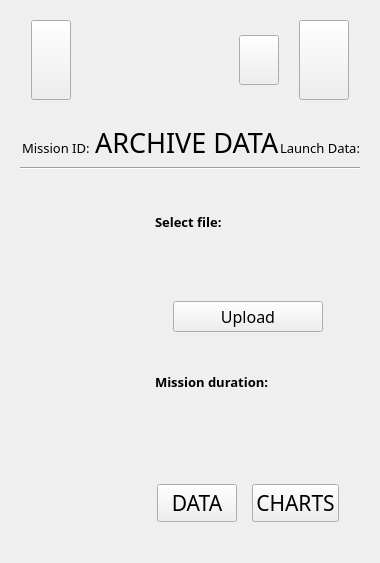
      <widget class="QWidget" name="archiveData">
       <property name="sizePolicy">
        <sizepolicy hsizetype="Expanding" vsizetype="Preferred">
         <horstretch>0</horstretch>
         <verstretch>0</verstretch>
        </sizepolicy>
       </property>
       <layout class="QVBoxLayout" name="verticalLayout">
        <item>
         <widget class="QWidget" name="upperContainer" native="true">
          <property name="sizePolicy">
           <sizepolicy hsizetype="Preferred" vsizetype="Minimum">
            <horstretch>0</horstretch>
            <verstretch>0</verstretch>
           </sizepolicy>
          </property>
          <property name="maximumSize">
           <size>
            <width>16777215</width>
            <height>200</height>
           </size>
          </property>
          <layout class="QHBoxLayout" name="horizontalLayout">
           <property name="spacing">
            <number>0</number>
           </property>
           <property name="leftMargin">
            <number>0</number>
           </property>
           <property name="topMargin">
            <number>0</number>
           </property>
           <property name="rightMargin">
            <number>0</number>
           </property>
           <property name="bottomMargin">
            <number>0</number>
           </property>
           <item alignment="Qt::AlignLeft">
            <widget class="QWidget" name="leftSubContainer" native="true">
             <layout class="QHBoxLayout" name="horizontalLayout_2">
              <property name="spacing">
               <number>10</number>
              </property>
              <property name="leftMargin">
               <number>20</number>
              </property>
              <property name="rightMargin">
               <number>20</number>
              </property>
              <item>
               <widget class="QPushButton" name="returnBtn">
                <property name="maximumSize">
                 <size>
                  <width>100</width>
                  <height>100</height>
                 </size>
                </property>
                <property name="text">
                 <string/>
                </property>
                <property name="icon">
                 <iconset resource="assets/resources.qrc">
                  <normaloff>:/icons/icons/yellow_pack/arrow-left-circle.svg</normaloff>:/icons/icons/yellow_pack/arrow-left-circle.svg</iconset>
                </property>
                <property name="iconSize">
                 <size>
                  <width>50</width>
                  <height>50</height>
                 </size>
                </property>
               </widget>
              </item>
             </layout>
            </widget>
           </item>
           <item alignment="Qt::AlignHCenter">
            <widget class="QWidget" name="midSubContainer" native="true">
             <layout class="QHBoxLayout" name="horizontalLayout_5">
              <item>
               <widget class="QLabel" name="superclusterLogo">
                <property name="minimumSize">
                 <size>
                  <width>110</width>
                  <height>80</height>
                 </size>
                </property>
                <property name="maximumSize">
                 <size>
                  <width>110</width>
                  <height>80</height>
                 </size>
                </property>
                <property name="text">
                 <string/>
                </property>
                <property name="pixmap">
                 <pixmap resource="assets/resources.qrc">:/pixmap/icons/logo/logo_3.png</pixmap>
                </property>
                <property name="scaledContents">
                 <bool>true</bool>
                </property>
                <property name="alignment">
                 <set>Qt::AlignCenter</set>
                </property>
               </widget>
              </item>
             </layout>
            </widget>
           </item>
           <item alignment="Qt::AlignRight">
            <widget class="QWidget" name="rightSubContainer" native="true">
             <layout class="QHBoxLayout" name="horizontalLayout_6">
              <property name="spacing">
               <number>20</number>
              </property>
              <property name="leftMargin">
               <number>20</number>
              </property>
              <property name="rightMargin">
               <number>20</number>
              </property>
              <item>
               <widget class="QPushButton" name="settingsBtn">
                <property name="minimumSize">
                 <size>
                  <width>0</width>
                  <height>50</height>
                 </size>
                </property>
                <property name="maximumSize">
                 <size>
                  <width>50</width>
                  <height>50</height>
                 </size>
                </property>
                <property name="styleSheet">
                 <string notr="true"/>
                </property>
                <property name="text">
                 <string/>
                </property>
                <property name="icon">
                 <iconset resource="assets/resources.qrc">
                  <normaloff>:/icons/icons/yellow_pack/settings.svg</normaloff>:/icons/icons/yellow_pack/settings.svg</iconset>
                </property>
                <property name="iconSize">
                 <size>
                  <width>50</width>
                  <height>50</height>
                 </size>
                </property>
               </widget>
              </item>
              <item>
               <widget class="QPushButton" name="infoBtn">
                <property name="minimumSize">
                 <size>
                  <width>50</width>
                  <height>50</height>
                 </size>
                </property>
                <property name="maximumSize">
                 <size>
                  <width>100</width>
                  <height>100</height>
                 </size>
                </property>
                <property name="styleSheet">
                 <string notr="true"/>
                </property>
                <property name="text">
                 <string/>
                </property>
                <property name="icon">
                 <iconset resource="assets/resources.qrc">
                  <normaloff>:/icons/icons/yellow_pack/info.svg</normaloff>:/icons/icons/yellow_pack/info.svg</iconset>
                </property>
                <property name="iconSize">
                 <size>
                  <width>50</width>
                  <height>50</height>
                 </size>
                </property>
               </widget>
              </item>
             </layout>
            </widget>
           </item>
          </layout>
         </widget>
        </item>
        <item>
         <widget class="QWidget" name="archiveDataLabel" native="true">
          <layout class="QVBoxLayout" name="verticalLayout_13">
           <item>
            <widget class="QWidget" name="pageTitleWidget" native="true">
             <layout class="QHBoxLayout" name="horizontalLayout_7">
              <property name="spacing">
               <number>0</number>
              </property>
              <property name="leftMargin">
               <number>0</number>
              </property>
              <property name="topMargin">
               <number>0</number>
              </property>
              <property name="rightMargin">
               <number>0</number>
              </property>
              <property name="bottomMargin">
               <number>0</number>
              </property>
              <item>
               <widget class="QWidget" name="widget_10" native="true">
                <layout class="QVBoxLayout" name="verticalLayout_5">
                 <property name="spacing">
                  <number>0</number>
                 </property>
                 <property name="leftMargin">
                  <number>0</number>
                 </property>
                 <property name="topMargin">
                  <number>10</number>
                 </property>
                 <property name="rightMargin">
                  <number>0</number>
                 </property>
                 <property name="bottomMargin">
                  <number>0</number>
                 </property>
                 <item alignment="Qt::AlignHCenter">
                  <widget class="QLabel" name="missionLabel">
                   <property name="font">
                    <font>
                     <family>Inria Sans</family>
                     <pointsize>10</pointsize>
                     <weight>50</weight>
                     <bold>false</bold>
                    </font>
                   </property>
                   <property name="text">
                    <string>Mission ID: &lt;nr&gt;</string>
                   </property>
                  </widget>
                 </item>
                </layout>
               </widget>
              </item>
              <item>
               <widget class="QWidget" name="titleLabel" native="true">
                <layout class="QVBoxLayout" name="verticalLayout_14">
                 <property name="spacing">
                  <number>0</number>
                 </property>
                 <property name="leftMargin">
                  <number>0</number>
                 </property>
                 <property name="topMargin">
                  <number>0</number>
                 </property>
                 <property name="rightMargin">
                  <number>0</number>
                 </property>
                 <property name="bottomMargin">
                  <number>0</number>
                 </property>
                 <item alignment="Qt::AlignHCenter">
                  <widget class="QLabel" name="label">
                   <property name="font">
                    <font>
                     <family>Inria Sans</family>
                     <pointsize>20</pointsize>
                     <weight>50</weight>
                     <bold>false</bold>
                    </font>
                   </property>
                   <property name="text">
                    <string>ARCHIVE DATA</string>
                   </property>
                  </widget>
                 </item>
                </layout>
               </widget>
              </item>
              <item>
               <widget class="QWidget" name="widget_12" native="true">
                <layout class="QVBoxLayout" name="verticalLayout_15">
                 <property name="spacing">
                  <number>0</number>
                 </property>
                 <property name="leftMargin">
                  <number>0</number>
                 </property>
                 <property name="topMargin">
                  <number>10</number>
                 </property>
                 <property name="rightMargin">
                  <number>0</number>
                 </property>
                 <property name="bottomMargin">
                  <number>0</number>
                 </property>
                 <item alignment="Qt::AlignHCenter">
                  <widget class="QLabel" name="label_6">
                   <property name="font">
                    <font>
                     <family>Inria Sans</family>
                     <pointsize>10</pointsize>
                     <weight>50</weight>
                     <bold>false</bold>
                    </font>
                   </property>
                   <property name="text">
                    <string>Launch Data: &lt;data&gt;</string>
                   </property>
                  </widget>
                 </item>
                </layout>
               </widget>
              </item>
             </layout>
            </widget>
           </item>
           <item>
            <widget class="QWidget" name="separatorWidget" native="true">
             <layout class="QVBoxLayout" name="verticalLayout_4">
              <property name="spacing">
               <number>0</number>
              </property>
              <property name="leftMargin">
               <number>0</number>
              </property>
              <property name="topMargin">
               <number>0</number>
              </property>
              <property name="rightMargin">
               <number>0</number>
              </property>
              <property name="bottomMargin">
               <number>0</number>
              </property>
              <item>
               <widget class="Line" name="line">
                <property name="orientation">
                 <enum>Qt::Horizontal</enum>
                </property>
               </widget>
              </item>
             </layout>
            </widget>
           </item>
          </layout>
         </widget>
        </item>
        <item>
         <widget class="QWidget" name="mainContainer" native="true">
          <property name="sizePolicy">
           <sizepolicy hsizetype="Expanding" vsizetype="Expanding">
            <horstretch>0</horstretch>
            <verstretch>0</verstretch>
           </sizepolicy>
          </property>
          <layout class="QHBoxLayout" name="horizontalLayout_3">
           <property name="spacing">
            <number>10</number>
           </property>
           <property name="leftMargin">
            <number>10</number>
           </property>
           <property name="topMargin">
            <number>10</number>
           </property>
           <property name="rightMargin">
            <number>10</number>
           </property>
           <property name="bottomMargin">
            <number>10</number>
           </property>
           <item>
            <widget class="mapWidget" name="mapWidget" native="true">
             <property name="sizePolicy">
              <sizepolicy hsizetype="Expanding" vsizetype="Preferred">
               <horstretch>0</horstretch>
               <verstretch>0</verstretch>
              </sizepolicy>
             </property>
            </widget>
           </item>
           <item>
            <widget class="QWidget" name="fileContainer" native="true">
             <property name="minimumSize">
              <size>
               <width>0</width>
               <height>0</height>
              </size>
             </property>
             <property name="maximumSize">
              <size>
               <width>450</width>
               <height>16777215</height>
              </size>
             </property>
             <layout class="QVBoxLayout" name="verticalLayout_3">
              <property name="spacing">
               <number>5</number>
              </property>
              <property name="leftMargin">
               <number>0</number>
              </property>
              <property name="topMargin">
               <number>0</number>
              </property>
              <property name="rightMargin">
               <number>0</number>
              </property>
              <property name="bottomMargin">
               <number>0</number>
              </property>
              <item alignment="Qt::AlignTop">
               <widget class="QWidget" name="addFile" native="true">
                <layout class="QVBoxLayout" name="verticalLayout_6">
                 <item>
                  <widget class="QWidget" name="widget_7" native="true">
                   <layout class="QVBoxLayout" name="verticalLayout_8">
                    <item>
                     <widget class="QLabel" name="label_4">
                      <property name="font">
                       <font>
                        <family>Inria Sans</family>
                        <pointsize>10</pointsize>
                        <weight>75</weight>
                        <bold>true</bold>
                       </font>
                      </property>
                      <property name="text">
                       <string>Select file:</string>
                      </property>
                     </widget>
                    </item>
                   </layout>
                  </widget>
                 </item>
                 <item>
                  <widget class="QWidget" name="widget_9" native="true">
                   <property name="sizePolicy">
                    <sizepolicy hsizetype="Expanding" vsizetype="Expanding">
                     <horstretch>0</horstretch>
                     <verstretch>0</verstretch>
                    </sizepolicy>
                   </property>
                   <layout class="QVBoxLayout" name="verticalLayout_11">
                    <item>
                     <widget class="QLabel" name="filePathLabel">
                      <property name="sizePolicy">
                       <sizepolicy hsizetype="Preferred" vsizetype="Expanding">
                        <horstretch>0</horstretch>
                        <verstretch>0</verstretch>
                       </sizepolicy>
                      </property>
                      <property name="font">
                       <font>
                        <family>Inria Sans</family>
                        <pointsize>12</pointsize>
                       </font>
                      </property>
                      <property name="mouseTracking">
                       <bool>false</bool>
                      </property>
                      <property name="focusPolicy">
                       <enum>Qt::ClickFocus</enum>
                      </property>
                      <property name="contextMenuPolicy">
                       <enum>Qt::ActionsContextMenu</enum>
                      </property>
                      <property name="text">
                       <string/>
                      </property>
                      <property name="margin">
                       <number>5</number>
                      </property>
                      <property name="textInteractionFlags">
                       <set>Qt::LinksAccessibleByMouse|Qt::TextSelectableByKeyboard|Qt::TextSelectableByMouse</set>
                      </property>
                     </widget>
                    </item>
                   </layout>
                  </widget>
                 </item>
                 <item>
                  <widget class="QWidget" name="widget_8" native="true">
                   <property name="sizePolicy">
                    <sizepolicy hsizetype="Expanding" vsizetype="Expanding">
                     <horstretch>0</horstretch>
                     <verstretch>0</verstretch>
                    </sizepolicy>
                   </property>
                   <layout class="QVBoxLayout" name="verticalLayout_7">
                    <item alignment="Qt::AlignHCenter">
                     <widget class="QPushButton" name="uploadBtn">
                      <property name="sizePolicy">
                       <sizepolicy hsizetype="Expanding" vsizetype="Fixed">
                        <horstretch>0</horstretch>
                        <verstretch>0</verstretch>
                       </sizepolicy>
                      </property>
                      <property name="minimumSize">
                       <size>
                        <width>150</width>
                        <height>30</height>
                       </size>
                      </property>
                      <property name="font">
                       <font>
                        <family>Inria Sans</family>
                        <pointsize>12</pointsize>
                        <weight>50</weight>
                        <bold>false</bold>
                       </font>
                      </property>
                      <property name="text">
                       <string>Upload</string>
                      </property>
                     </widget>
                    </item>
                   </layout>
                  </widget>
                 </item>
                </layout>
               </widget>
              </item>
              <item>
               <widget class="QWidget" name="missionDuration" native="true">
                <layout class="QVBoxLayout" name="verticalLayout_9">
                 <item>
                  <widget class="QWidget" name="widget_2" native="true">
                   <layout class="QVBoxLayout" name="verticalLayout_10">
                    <item>
                     <widget class="QLabel" name="label_5">
                      <property name="font">
                       <font>
                        <family>Inria Sans</family>
                        <pointsize>10</pointsize>
                        <weight>75</weight>
                        <bold>true</bold>
                       </font>
                      </property>
                      <property name="text">
                       <string>Mission duration:</string>
                      </property>
                     </widget>
                    </item>
                   </layout>
                  </widget>
                 </item>
                 <item>
                  <widget class="QWidget" name="widget_13" native="true">
                   <layout class="QVBoxLayout" name="verticalLayout_12">
                    <item>
                     <widget class="QLabel" name="missionDurationLabel">
                      <property name="font">
                       <font>
                        <family>Inria Sans</family>
                        <pointsize>14</pointsize>
                        <weight>75</weight>
                        <bold>true</bold>
                       </font>
                      </property>
                      <property name="text">
                       <string/>
                      </property>
                      <property name="alignment">
                       <set>Qt::AlignCenter</set>
                      </property>
                      <property name="margin">
                       <number>2</number>
                      </property>
                     </widget>
                    </item>
                   </layout>
                  </widget>
                 </item>
                </layout>
               </widget>
              </item>
              <item>
               <widget class="QWidget" name="buttons" native="true">
                <layout class="QHBoxLayout" name="horizontalLayout_4">
                 <property name="spacing">
                  <number>15</number>
                 </property>
                 <property name="leftMargin">
                  <number>20</number>
                 </property>
                 <property name="topMargin">
                  <number>20</number>
                 </property>
                 <property name="rightMargin">
                  <number>20</number>
                 </property>
                 <property name="bottomMargin">
                  <number>20</number>
                 </property>
                 <item>
                  <widget class="QPushButton" name="dataBtn">
                   <property name="sizePolicy">
                    <sizepolicy hsizetype="Minimum" vsizetype="Expanding">
                     <horstretch>0</horstretch>
                     <verstretch>0</verstretch>
                    </sizepolicy>
                   </property>
                   <property name="font">
                    <font>
                     <family>Inria Sans</family>
                     <pointsize>16</pointsize>
                     <weight>50</weight>
                     <bold>false</bold>
                    </font>
                   </property>
                   <property name="text">
                    <string>DATA</string>
                   </property>
                  </widget>
                 </item>
                 <item>
                  <widget class="QPushButton" name="chartsBtn">
                   <property name="sizePolicy">
                    <sizepolicy hsizetype="Minimum" vsizetype="Expanding">
                     <horstretch>0</horstretch>
                     <verstretch>0</verstretch>
                    </sizepolicy>
                   </property>
                   <property name="font">
                    <font>
                     <family>Inria Sans</family>
                     <pointsize>16</pointsize>
                     <weight>50</weight>
                     <bold>false</bold>
                    </font>
                   </property>
                   <property name="text">
                    <string>CHARTS</string>
                   </property>
                  </widget>
                 </item>
                </layout>
               </widget>
              </item>
             </layout>
            </widget>
           </item>
          </layout>
         </widget>
        </item>
       </layout>
      </widget>
